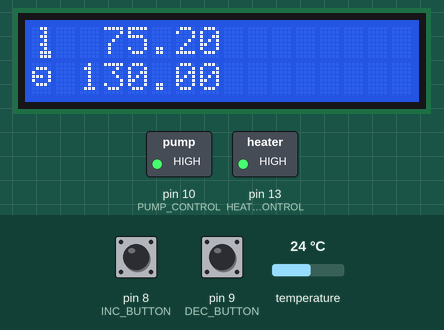
This sketch was run on a simulated Arduino Uno, built with avr-gcc and run on an emulated ATmega328P. On the bench: 16×2 character LCD, switched loads named in the sketch (green lamp = pin HIGH). The test bench sets the inputs (shaded band); at power-on: temperature 24 °C, pin 8 (INC_BUTTON) HIGH, pin 9 (DEC_BUTTON) HIGH. What the sketch prints to the serial monitor is not drawn.

Above: at 7.3 s.
7.4 s: temperature set to 12 °C
At 8.2 s:
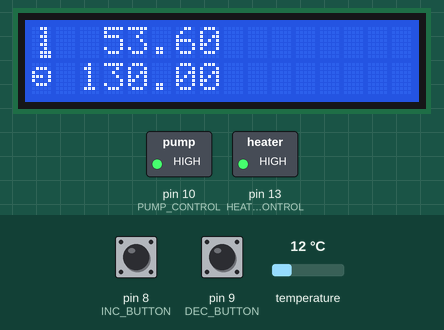
9.1 s: pin 8 (INC_BUTTON) pulled LOW for 0.15 s
At 10.4 s:
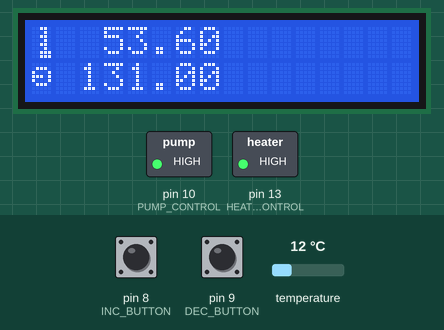
10.8 s: pin 8 (INC_BUTTON) pulled LOW for 1 s
At 13.0 s:
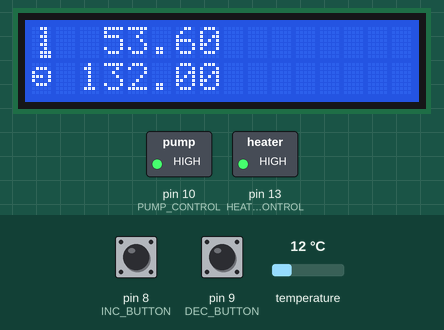
13.3 s: temperature set to 19 °C
At 14.9 s:
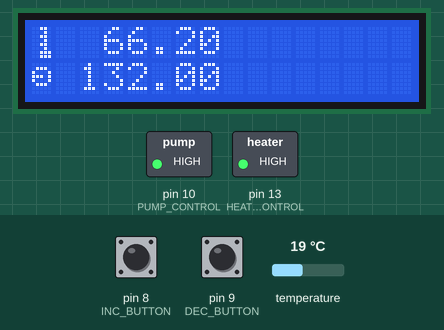
15.2 s: pin 9 (DEC_BUTTON) pulled LOW for 0.15 s
At 16.3 s:
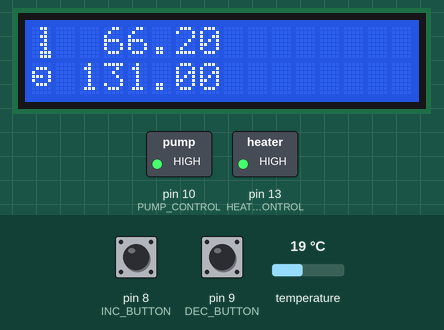
16.9 s: pin 9 (DEC_BUTTON) pulled LOW for 1 s
At 18.9 s:
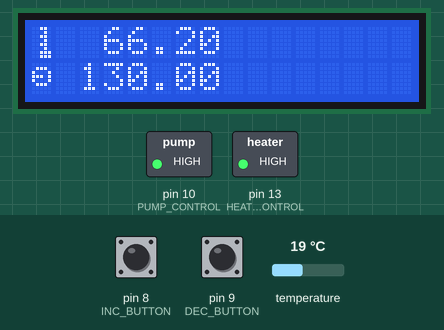
Timing chart, 0 to 20.4 s (numbered marks = the images above; inputs shaded):
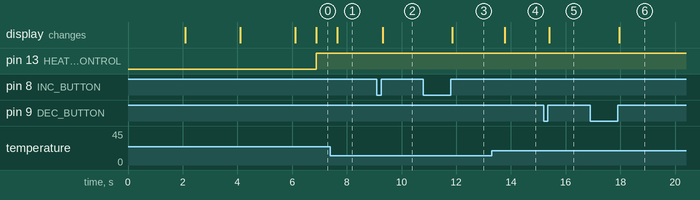

The sketch:

SousVide.ino
```cpp
#include "SousVide.h"

#include<stdlib.h>
#include <LiquidCrystal.h>
#include "Button.h"

// This library from http://www.pjrc.com/teensy/arduino_libraries/OneWire.zip
#include <OneWire.h>

// clone this library from https://github.com/milesburton/Arduino-Temperature-Control-Library.git
#include <DallasTemperature.h>


// initialize the library with the numbers of the interface pins
LiquidCrystal lcd(7, 6, 5, 4, 3, 2);
Button increaseButton(INC_BUTTON);
Button decreaseButton(DEC_BUTTON);
OneWire oneWire(ONE_WIRE_BUS);
DallasTemperature sensors(&oneWire);
DeviceAddress waterThermometer;

float temp_setting = 130.0;
float temp_reading = 1024.0;
unsigned long temp_start = 0;

char printBuffer[25];

void writeReading() {
  lcd.setCursor(0, 0);
  lcd.write(TEMPCHAR);
  lcd.print(dtostrf(temp_reading,7,2,printBuffer));
}

void writeSetting() {
  lcd.setCursor(0, 1);
  lcd.write(DIALCHAR);
  lcd.print(dtostrf(temp_setting,7,2,printBuffer));
}

void setup() {
  Serial.begin(9600);

  // set up the LCD's number of columns and rows:
  lcd.begin(16, 2);
  lcd.setCursor(0, 0);
  lcd.print("Initializing...");

  lcd.createChar(TEMPCHAR, temp);
  lcd.createChar(DIALCHAR, dial);
  increaseButton.setup();
  decreaseButton.setup();

  delay(DISPLAY_DELAY);
  lcd.setCursor(0, 0);
  lcd.print("Locating devices...");
  sensors.begin();
  lcd.setCursor(0, 1);
  lcd.print("Found ");
  lcd.print(sensors.getDeviceCount(), DEC);

  delay(DISPLAY_DELAY);
  lcd.clear();
  lcd.setCursor(0, 0);
  if (!sensors.getAddress(waterThermometer, 0)) {
    lcd.print("Can't find address, Device 0");
  } else {
    lcd.print("Found address");
    sensors.setResolution(waterThermometer, TEMPERATURE_PRECISION);
  }

  sensors.setWaitForConversion(false);

  pinMode(PUMP_CONTROL, OUTPUT);
  digitalWrite(PUMP_CONTROL, HIGH);
  pinMode(HEATER_CONTROL, OUTPUT);
  digitalWrite(HEATER_CONTROL, LOW);

  delay(DISPLAY_DELAY);
  lcd.clear();
}

void loop() {
  int button = increaseButton.check();
  if (button == BUTTON_CLICKED) {
    Serial.print("increase button: ");
    Serial.println(button);
    temp_setting++;
  }

  button = decreaseButton.check();
  if (button == BUTTON_CLICKED) {
    Serial.print("decrease button: ");
    Serial.println(button);
    temp_setting--;
  }

  if(temp_start == 0) {
    // initialize timer and make request
    sensors.requestTemperatures();
    temp_start = millis();
  } else if ((millis() - temp_start) > 750) {
    // timed out, read value and reset
    temp_reading = sensors.getTempF(waterThermometer);
    sensors.requestTemperatures();
    temp_start = millis();
  }

  writeReading();
  writeSetting();

  if(temp_reading >= temp_setting) {
    digitalWrite(HEATER_CONTROL, LOW);
  } else {
    digitalWrite(HEATER_CONTROL, HIGH);
  }
}
```

Button.cpp
```cpp
#include "Button.h"

Button::Button(int inputPin)
	: pin(inputPin), lastReading(LOW), lastButtonState(LOW), lastDebounceTime(0), buttonState(LOW),
          heldOnce(false), buttonHeldStart(0)
{}

void Button::setup()
{
  pinMode(pin, INPUT);
  digitalWrite(pin, HIGH);
}

int Button::check()
{
  int result = 0;
  int reading = digitalRead(pin);

  if (reading != lastReading) {
    // reset the debouncing timer
    lastDebounceTime = millis();
  }

  if ((millis() - lastDebounceTime) > DEBOUNCE_THRESHOLD) {
    buttonState = reading;
  }
  lastReading = reading;


  if(buttonState == HIGH && lastButtonState == LOW) {
    // button released
    if(!heldOnce) {
      result = BUTTON_CLICKED;
    }
  } else if(buttonState == LOW && lastButtonState == HIGH) {
    // button pressed
    buttonHeldStart = millis();
    heldOnce = false;
  } else if(buttonState == HIGH && lastButtonState == HIGH) {
    // button held
    if((millis() - buttonHeldStart) > HOLD_THRESHOLD) {
      result = BUTTON_HELD;
      buttonHeldStart = millis();
      heldOnce = true;
    }
  }

  lastButtonState = buttonState;
  return result;
}
```

Button.h
```cpp
#pragma once

#include "Arduino.h"

#define DEBOUNCE_THRESHOLD 50
#define HOLD_THRESHOLD   750
#define NO_CHANGE 0
#define BUTTON_CLICKED 1
#define BUTTON_HELD 2

class Button {
private:
  const int pin;
  int buttonState;
  int lastButtonState;
  int lastReading;
  long lastDebounceTime;
  bool heldOnce;
  long buttonHeldStart;
public:
  Button(int inputPin);
  void setup();
  int check();
};
```

SousVide.h
```cpp
#include "Arduino.h"

#define INC_BUTTON 8
#define DEC_BUTTON 9
#define PUMP_CONTROL 10
#define ONE_WIRE_BUS 11
#define HEATER_CONTROL 13

#define TEMPERATURE_PRECISION 9
#define DISPLAY_DELAY 2000
#define TEMPCHAR 2
#define DIALCHAR 3
byte temp[8] = {
  0b00110,
  0b00010,
  0b00110,
  0b00010,
  0b00110,
  0b00010,
  0b00111,
  0b00111
};
byte dial[8] = {
  0b00000,
  0b01110,
  0b10001,
  0b11101,
  0b10001,
  0b01110,
  0b00000,
  0b00000
};
```

Measured:
- after the input at 7.4 s, the display: changes after 0.24 s (image 1)
- after the input at 9.1 s, the display: changes after 0.20 s (image 2)
- after the input at 10.8 s, the display: changes after 1.1 s (image 3)
- after the input at 13.3 s, the display: changes after 0.48 s (image 4)
- after the input at 15.2 s, the display: changes after 0.21 s (image 5)
- after the input at 16.9 s, the display: changes after 1.1 s (image 6)
